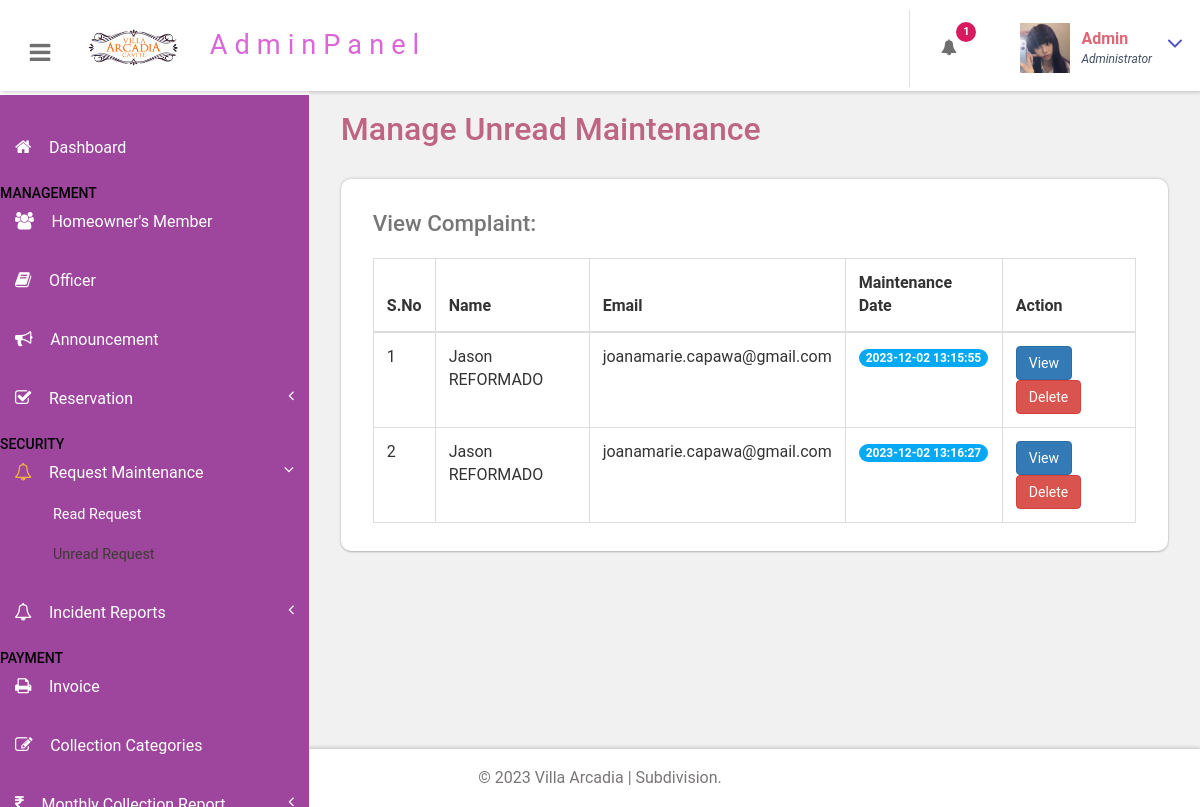
/portal/admin/unreadenq.php (signed in), run on an earlier commit of the app's database.
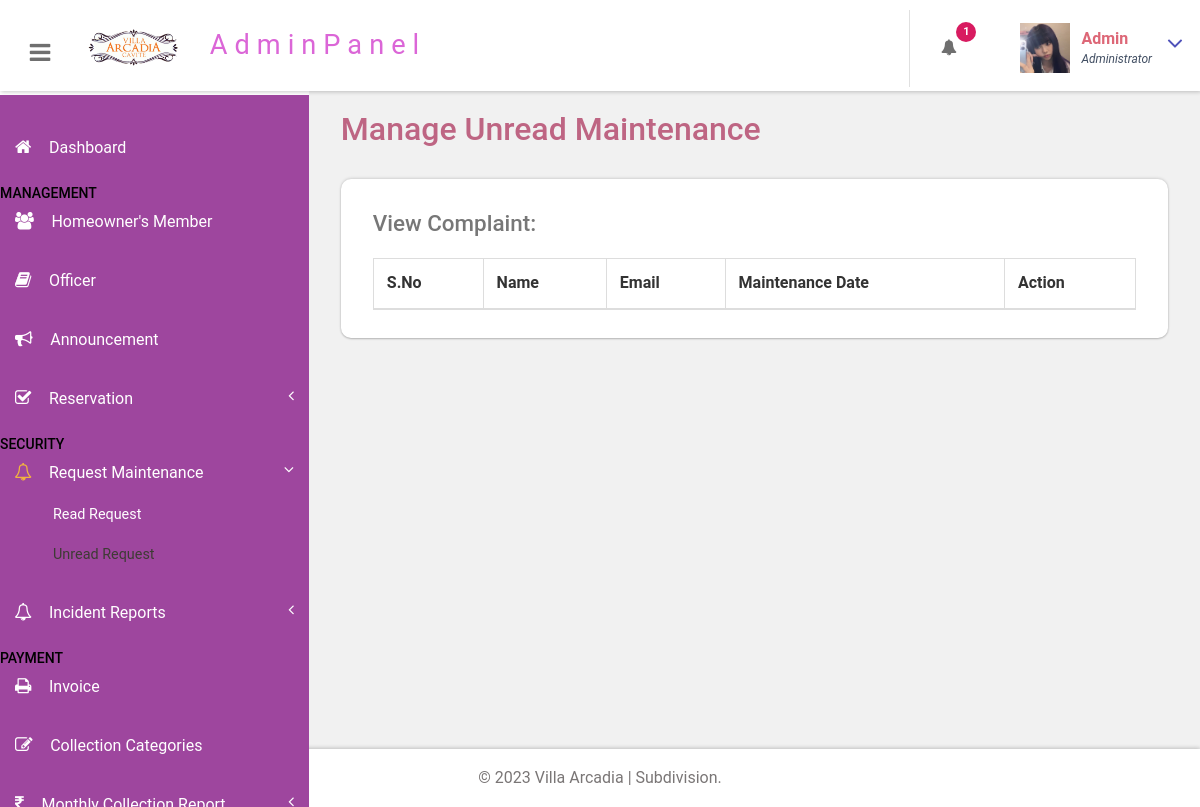
And on a later commit of the database.
### tables this page shows
CREATE TABLE `tblcontact` (
  `ID` int(10) NOT NULL,
  `FirstName` varchar(200) DEFAULT NULL,
  `LastName` varchar(200) DEFAULT NULL,
  `Phone` bigint(10) DEFAULT NULL,
  `Email` varchar(200) DEFAULT NULL,
  `Message` mediumtext DEFAULT NULL,
  `EnquiryDate` timestamp NOT NULL DEFAULT current_timestamp(),
  `IsRead` int(5) DEFAULT NULL,
  `address` varchar(225) NOT NULL,
  `subject` varchar(30) NOT NULL,
  `time` time DEFAULT NULL
);

### portal/admin/unreadenq.php (the view, shortened to what this page needs)
<?php
include('includes/dbconnection.php');
if (strlen($_SESSION['bpmsaid']==0)) {
  header('location:logout.php');
  } else{
  ?>
<!DOCTYPE HTML>
<html>
<head>
<link href="css/bootstrap.css" rel='stylesheet' type='text/css' />
<link href="css/style.css" rel='stylesheet' type='text/css' />
<link href="css/font-awesome.css" rel="stylesheet">
<link href="css/animate.css" rel="stylesheet" type="text/css" media="all">
<link href="css/custom.css" rel="stylesheet">
</head>
<body class="cbp-spmenu-push">
	<div class="main-content">
		 <?php include_once('includes/sidebar.php');?>
		 <?php include_once('includes/header.php');?>
		<div id="page-wrapper">
			<div class="main-page">
				<div class="tables">
					<h3 class="title1">Manage Unread Maintenance</h3>
					<div class="table-responsive bs-example widget-shadow">
						<h4>View Complaint:</h4>
						<table class="table table-bordered"> <thead> <tr>
                   <th>S.No</th>
                   <th>Name</th>
                    <th>Email</th>
                    <th>Maintenance Date</th>
                     <th>Action</th>
                  </tr> </thead> <tbody>
<?php
$ret=mysqli_query($con,"select * from tblcontact where IsRead is null");
$cnt=1;
while ($row=mysqli_fetch_array($ret)) {
?>
						 <tr class="gradeX">
                 <td><?php echo $cnt;?></td>
                  <td><?php  echo $row['FirstName'];?> <?php  echo $row['LastName'];?></td>
                                        <td><?php  echo $row['Email'];?></td>
                                        <td>
                                            <span class="badge badge-primary"><?php echo $row['EnquiryDate'];?></span>
                                        </td>
                                         <td><a href="view-enquiry.php?viewid=<?php echo $row['ID'];?>" class="btn btn-primary">View</a>
<a href="unreadenq.php?delid=<?php echo $row['ID'];?>" class="btn btn-danger" onClick="return confirm('Are you sure you want to delete?')">Delete</a></td>
                </tr>   <?php
$cnt=$cnt+1;
}?></tbody> </table>
					</div>
				</div>
			</div>
		</div>
		 <?php include_once('includes/footer.php');?>
	</div>
</body>
</html>
<?php }  ?>

### portal/admin/includes/sidebar.php (shortened to what this page needs)
<!DOCTYPE html>
<html lang="en">
<head>
</head>
<body>
  <div class=" sidebar" role="navigation">
            <div class="navbar-collapse">
        <nav class="cbp-spmenu cbp-spmenu-vertical cbp-spmenu-left" id="cbp-spmenu-s1">
          <ul class="nav" id="side-menu">
            <li>
              <a href="dashboard.php"><i class="fa fa-home nav_icon"></i>Dashboard</a>
            </li>
            <h5>MANAGEMENT</h5>
            <li>
              <a href="customer-list.php" class="chart-nav"><i class="fa fa-users nav_icon"></i>Homeowner's Member</a>
            </li>
            <li>
              <a href="officer.php"><i class="fa fa-book nav_icon"></i>Officer <span class=""></span></a>
            </li>
            <li>
              <a href="announcement.php"><i class="fa fa-bullhorn nav_icon"></i>Announcement <span class=""></span></a>
            </li>
            <li>
              <a href="all-appointment.php"><i class="fa fa-check-square-o nav_icon"></i>Reservation<span class="fa arrow"></span></a>
            </li>
            <h5>SECURITY</h5>
           <li>
              <a href="readenq.php"><i class="fa fa-bell-o nav_icon"></i>Request Maintenance<span class="fa arrow"></span></a>
              <ul class="nav nav-second-level collapse">
                <li><a href="readenq.php">Read Request</a></li>
                <li><a href="unreadenq.php">Unread Request</a></li>
              </ul>
            </li>
            <li>
              <a href="read-complaint.php"><i class="fa fa-bell-o nav_icon"></i>Incident Reports<span class="fa arrow"></span></a>
            </li>
            <h5>PAYMENT</h5>
            <li>
              <a href="invoices.php"><i class="fa fa-print nav_icon"></i>Invoice<span class=""></span></a>
            </li>
            <li>
              <a href="manage-services.php" class="chart-nav"><i class="fa fa-pencil-square-o nav_icon"></i>Collection Categories</a>
            </li>
            <li>
              <a href="bwdates-reports-ds.php"><i class="fa fa-money nav_icon"></i>Monthly Collection Report<span class="fa arrow"></span></a>
            </li>
          </ul>
        </nav>
      </div>
    </div>
</body>
</html>

### portal/admin/includes/header.php (shortened to what this page needs)
<div class="sticky-header header-section ">
      <div class="header-left">
        <button id="showLeftPush"><i class="fa fa-bars"></i></button>
        <div class="logo">
          <a href="index.html">
            <img src="images/logo.png" width="100px" class="img-responsive ">
            <span>AdminPanel</span>
          </a>
        </div>
		<br>
      </div>
      <div class="header-right">
        <div class="profile_details_left">
          <ul class="nofitications-dropdown">
            <?php
$ret1=mysqli_query($con,"select tbluser.FirstName,tbluser.LastName,tblbook.ID as bid,tblbook.AptNumber from tblbook join tbluser on tbluser.ID=tblbook.UserID where tblbook.Status is null");
$num=mysqli_num_rows($ret1);
?>
            <li class="dropdown head-dpdn">
              <a href="#" class="dropdown-toggle" data-toggle="dropdown" aria-expanded="false"><i class="fa fa-bell"></i><span class="badge blue"><?php echo $num;?></span></a>
            </li>
          </ul>
          <div class="clearfix"> </div>
        </div>
        <div class="profile_details">
        <?php
$adid=$_SESSION['bpmsaid'];
$ret=mysqli_query($con,"select AdminName from tbladmin where ID='$adid'");
$row=mysqli_fetch_array($ret);
$name=$row['AdminName'];
?>
          <ul>
            <li class="dropdown profile_details_drop">
              <a href="#" class="dropdown-toggle" data-toggle="dropdown" aria-expanded="false">
                <div class="profile_img">
                  <span class="prfil-img"><img src="images/admin.jpg" alt="" width="50" height="50"> </span>
                  <div class="user-name">
                    <p><?php echo $name; ?></p>
                    <span>Administrator</span>
                  </div>
                  <i class="fa fa-angle-down lnr"></i>
                  <div class="clearfix"></div>
                </div>
              </a>
            </li>
          </ul>
        </div>
      </div>
      <div class="clearfix"> </div>
    </div>

### portal/admin/includes/footer.php
<div class="footer">
   <p>&copy; 2023 Villa Arcadia | Subdivision.</p>
</div>

### portal/admin/css/custom.css (style rules this page uses)
#page-wrapper { padding:7em 2em 2.5em; background-color: #F1F1F1; }
.sidebar .arrow { float: right; }
.sidebar .fa.arrow:before { content: "\f104"; }
.sidebar .active>a>.fa.arrow:before { content: "\f107"; }
.sidebar .nav-second-level li, .sidebar .nav-third-level li { border-bottom: 0!important; margin-bottom: 0; }
.sidebar .nav-second-level li a { padding-left: 53px; font-size: .9em; }

### portal/admin/includes/sidebar.php (style rules this page uses)
h5 { color: black; font: sans-serif; }

What changed in the data, as far as the page shows it:
removed tblcontact: FirstName "Jason", LastName "REFORMADO", Email "joanamarie.capawa@gmail.com", EnquiryDate "2023-12-02 13:15:55"
removed tblcontact: FirstName "Jason", LastName "REFORMADO", Email "joanamarie.capawa@gmail.com", EnquiryDate "2023-12-02 13:16:27"
